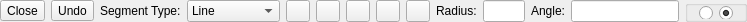
<?xml version="1.0" encoding="UTF-8"?>
<ui version="4.0">
 <class>Ui_PolylineOptions</class>
 <widget class="QWidget" name="Ui_PolylineOptions">
  <property name="geometry">
   <rect>
    <x>0</x>
    <y>0</y>
    <width>747</width>
    <height>22</height>
   </rect>
  </property>
  <property name="sizePolicy">
   <sizepolicy hsizetype="Maximum" vsizetype="Preferred">
    <horstretch>0</horstretch>
    <verstretch>0</verstretch>
   </sizepolicy>
  </property>
  <property name="minimumSize">
   <size>
    <width>320</width>
    <height>22</height>
   </size>
  </property>
  <property name="maximumSize">
   <size>
    <width>750</width>
    <height>32</height>
   </size>
  </property>
  <property name="windowTitle">
   <string>Polyline Options</string>
  </property>
  <layout class="QHBoxLayout" name="horizontalLayout">
   <property name="spacing">
    <number>6</number>
   </property>
   <property name="leftMargin">
    <number>0</number>
   </property>
   <property name="topMargin">
    <number>0</number>
   </property>
   <property name="rightMargin">
    <number>0</number>
   </property>
   <property name="bottomMargin">
    <number>0</number>
   </property>
   <item>
    <widget class="QToolButton" name="bClose">
     <property name="toolTip">
      <string>Connects ends of the polyline so closed contour is created</string>
     </property>
     <property name="text">
      <string>Close</string>
     </property>
    </widget>
   </item>
   <item>
    <widget class="QToolButton" name="bUndo">
     <property name="toolTip">
      <string>Undo for previous vertex</string>
     </property>
     <property name="text">
      <string>Undo</string>
     </property>
    </widget>
   </item>
   <item>
    <widget class="QLabel" name="label">
     <property name="text">
      <string>Segment Type:</string>
     </property>
    </widget>
   </item>
   <item>
    <widget class="QComboBox" name="cbMode">
     <property name="sizePolicy">
      <sizepolicy hsizetype="Minimum" vsizetype="Fixed">
       <horstretch>0</horstretch>
       <verstretch>0</verstretch>
      </sizepolicy>
     </property>
     <property name="minimumSize">
      <size>
       <width>0</width>
       <height>0</height>
      </size>
     </property>
     <property name="toolTip">
      <string>Defines which segment of polyline should be created</string>
     </property>
     <item>
      <property name="text">
       <string>Line</string>
      </property>
     </item>
     <item>
      <property name="text">
       <string>Tangential</string>
      </property>
     </item>
     <item>
      <property name="text">
       <string>Tan Radius</string>
      </property>
     </item>
     <item>
      <property name="text">
       <string>Tan Angle</string>
      </property>
     </item>
     <item>
      <property name="text">
       <string>Angle</string>
      </property>
     </item>
    </widget>
   </item>
   <item>
    <widget class="QToolButton" name="tbLine">
     <property name="toolTip">
      <string>Line</string>
     </property>
     <property name="text">
      <string/>
     </property>
     <property name="icon">
      <iconset resource="../../../../res/icons/icons.qrc">
       <normaloff>:/icons/line.svg</normaloff>:/icons/line.svg</iconset>
     </property>
     <property name="checkable">
      <bool>true</bool>
     </property>
     <property name="autoExclusive">
      <bool>true</bool>
     </property>
    </widget>
   </item>
   <item>
    <widget class="QToolButton" name="tbTangental">
     <property name="toolTip">
      <string>Tangential arc</string>
     </property>
     <property name="text">
      <string/>
     </property>
     <property name="icon">
      <iconset resource="../../../../res/icons/icons.qrc">
       <normaloff>:/icons/arc_continuation.svg</normaloff>:/icons/arc_continuation.svg</iconset>
     </property>
     <property name="checkable">
      <bool>true</bool>
     </property>
     <property name="autoExclusive">
      <bool>true</bool>
     </property>
    </widget>
   </item>
   <item>
    <widget class="QToolButton" name="tbTanRadius">
     <property name="toolTip">
      <string>Tangental arc with fixed radius</string>
     </property>
     <property name="text">
      <string/>
     </property>
     <property name="icon">
      <iconset resource="../../../../res/icons/icons.qrc">
       <normaloff>:/icons/arc_2p_radius.svg</normaloff>:/icons/arc_2p_radius.svg</iconset>
     </property>
     <property name="checkable">
      <bool>true</bool>
     </property>
     <property name="autoExclusive">
      <bool>true</bool>
     </property>
    </widget>
   </item>
   <item>
    <widget class="QToolButton" name="tbTanAngle">
     <property name="toolTip">
      <string>Tangental arc with fixed angle</string>
     </property>
     <property name="text">
      <string/>
     </property>
     <property name="icon">
      <iconset resource="../../../../res/icons/icons.qrc">
       <normaloff>:/icons/arc_2p_length.svg</normaloff>:/icons/arc_2p_length.svg</iconset>
     </property>
     <property name="checkable">
      <bool>true</bool>
     </property>
     <property name="autoExclusive">
      <bool>true</bool>
     </property>
    </widget>
   </item>
   <item>
    <widget class="QToolButton" name="tbArcAngle">
     <property name="toolTip">
      <string>Arc with angle</string>
     </property>
     <property name="text">
      <string/>
     </property>
     <property name="icon">
      <iconset resource="../../../../res/icons/icons.qrc">
       <normaloff>:/icons/arc_2p_angle.svg</normaloff>:/icons/arc_2p_angle.svg</iconset>
     </property>
     <property name="checkable">
      <bool>true</bool>
     </property>
     <property name="autoExclusive">
      <bool>true</bool>
     </property>
    </widget>
   </item>
   <item>
    <widget class="QLabel" name="lRadius">
     <property name="text">
      <string>Radius:</string>
     </property>
     <property name="alignment">
      <set>Qt::AlignVCenter</set>
     </property>
     <property name="wordWrap">
      <bool>false</bool>
     </property>
    </widget>
   </item>
   <item>
    <widget class="QLineEdit" name="leRadius">
     <property name="sizePolicy">
      <sizepolicy hsizetype="Preferred" vsizetype="Fixed">
       <horstretch>0</horstretch>
       <verstretch>0</verstretch>
      </sizepolicy>
     </property>
     <property name="maximumSize">
      <size>
       <width>16777215</width>
       <height>16777215</height>
      </size>
     </property>
     <property name="toolTip">
      <string>Radius of arc</string>
     </property>
    </widget>
   </item>
   <item>
    <widget class="QLabel" name="lAngle">
     <property name="text">
      <string>Angle:</string>
     </property>
     <property name="alignment">
      <set>Qt::AlignVCenter</set>
     </property>
     <property name="wordWrap">
      <bool>false</bool>
     </property>
    </widget>
   </item>
   <item>
    <widget class="QLineEdit" name="leAngle">
     <property name="sizePolicy">
      <sizepolicy hsizetype="Fixed" vsizetype="Fixed">
       <horstretch>0</horstretch>
       <verstretch>0</verstretch>
      </sizepolicy>
     </property>
     <property name="maximumSize">
      <size>
       <width>16777215</width>
       <height>16777215</height>
      </size>
     </property>
     <property name="toolTip">
      <string>Angle of arc</string>
     </property>
    </widget>
   </item>
   <item>
    <widget class="QGroupBox" name="buttonGroup1">
     <property name="title">
      <string/>
     </property>
     <property name="flat">
      <bool>false</bool>
     </property>
     <layout class="QHBoxLayout" name="horizontalLayout_2">
      <property name="topMargin">
       <number>0</number>
      </property>
      <property name="bottomMargin">
       <number>0</number>
      </property>
      <item>
       <widget class="QRadioButton" name="rbNeg">
        <property name="minimumSize">
         <size>
          <width>0</width>
          <height>0</height>
         </size>
        </property>
        <property name="toolTip">
         <string>Clockwise</string>
        </property>
        <property name="text">
         <string/>
        </property>
        <property name="icon">
         <iconset resource="../../../../res/extui/extui.qrc">
          <normaloff>:/extui/dirneg.png</normaloff>:/extui/dirneg.png</iconset>
        </property>
       </widget>
      </item>
      <item>
       <widget class="QRadioButton" name="rbPos">
        <property name="toolTip">
         <string>Counter Clockwise</string>
        </property>
        <property name="text">
         <string/>
        </property>
        <property name="icon">
         <iconset resource="../../../../res/extui/extui.qrc">
          <normaloff>:/extui/dirpos.png</normaloff>:/extui/dirpos.png</iconset>
        </property>
        <property name="checked">
         <bool>true</bool>
        </property>
       </widget>
      </item>
     </layout>
    </widget>
   </item>
   <item>
    <spacer name="horizontalSpacer">
     <property name="orientation">
      <enum>Qt::Horizontal</enum>
     </property>
     <property name="sizeHint" stdset="0">
      <size>
       <width>0</width>
       <height>20</height>
      </size>
     </property>
    </spacer>
   </item>
  </layout>
 </widget>
 <layoutdefault spacing="6" margin="11"/>
 <resources>
  <include location="../../../../res/icons/icons.qrc"/>
  <include location="../../../../res/icons/icons.qrc"/>
  <include location="../../../../res/extui/extui.qrc"/>
 </resources>
 <connections>
  <connection>
   <sender>bClose</sender>
   <signal>clicked()</signal>
   <receiver>Ui_PolylineOptions</receiver>
   <slot>close()</slot>
   <hints>
    <hint type="sourcelabel">
     <x>20</x>
     <y>20</y>
    </hint>
    <hint type="destinationlabel">
     <x>20</x>
     <y>20</y>
    </hint>
   </hints>
  </connection>
  <connection>
   <sender>bUndo</sender>
   <signal>clicked()</signal>
   <receiver>Ui_PolylineOptions</receiver>
   <slot>undo()</slot>
   <hints>
    <hint type="sourcelabel">
     <x>20</x>
     <y>20</y>
    </hint>
    <hint type="destinationlabel">
     <x>20</x>
     <y>20</y>
    </hint>
   </hints>
  </connection>
  <connection>
   <sender>cbMode</sender>
   <signal>activated(int)</signal>
   <receiver>Ui_PolylineOptions</receiver>
   <slot>setModeToActionAndView(int)</slot>
   <hints>
    <hint type="sourcelabel">
     <x>20</x>
     <y>20</y>
    </hint>
    <hint type="destinationlabel">
     <x>20</x>
     <y>20</y>
    </hint>
   </hints>
  </connection>
 </connections>
 <slots>
  <slot>undo()</slot>
  <slot>setRadiusToActionAndView(QString)</slot>
  <slot>updateAngle(QString)</slot>
  <slot>setModeToActionAndView(int)</slot>
  <slot>updateDirection(bool)</slot>
 </slots>
</ui>
